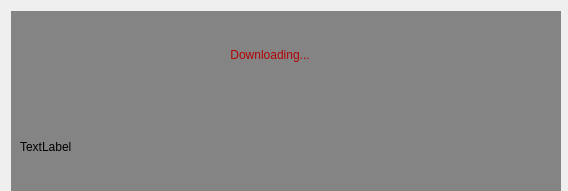
<?xml version="1.0" encoding="UTF-8"?>
<ui version="4.0">
 <class>loading</class>
 <widget class="QWidget" name="loading">
  <property name="geometry">
   <rect>
    <x>0</x>
    <y>0</y>
    <width>568</width>
    <height>191</height>
   </rect>
  </property>
  <property name="minimumSize">
   <size>
    <width>550</width>
    <height>173</height>
   </size>
  </property>
  <property name="maximumSize">
   <size>
    <width>568</width>
    <height>191</height>
   </size>
  </property>
  <property name="windowTitle">
   <string>Form</string>
  </property>
  <layout class="QVBoxLayout" name="verticalLayout_2">
   <item>
    <widget class="QWidget" name="widget" native="true">
     <property name="minimumSize">
      <size>
       <width>550</width>
       <height>183</height>
      </size>
     </property>
     <property name="maximumSize">
      <size>
       <width>550</width>
       <height>183</height>
      </size>
     </property>
     <property name="styleSheet">
      <string notr="true">background-color:rgb(132, 132, 132)</string>
     </property>
     <layout class="QVBoxLayout" name="verticalLayout">
      <property name="spacing">
       <number>0</number>
      </property>
      <item>
       <widget class="QLabel" name="label_2">
        <property name="minimumSize">
         <size>
          <width>500</width>
          <height>70</height>
         </size>
        </property>
        <property name="maximumSize">
         <size>
          <width>500</width>
          <height>70</height>
         </size>
        </property>
        <property name="styleSheet">
         <string notr="true">color: rgb(179, 2, 5);
font: 87 36pt &quot;Segoe UI Black&quot;;</string>
        </property>
        <property name="text">
         <string>&lt;html&gt;&lt;head/&gt;&lt;body&gt;&lt;p align=&quot;center&quot;&gt;Downloading...&lt;/p&gt;&lt;/body&gt;&lt;/html&gt;</string>
        </property>
       </widget>
      </item>
      <item>
       <widget class="QLabel" name="label">
        <property name="minimumSize">
         <size>
          <width>500</width>
          <height>113</height>
         </size>
        </property>
        <property name="maximumSize">
         <size>
          <width>500</width>
          <height>113</height>
         </size>
        </property>
        <property name="text">
         <string>TextLabel</string>
        </property>
       </widget>
      </item>
     </layout>
    </widget>
   </item>
  </layout>
 </widget>
 <resources/>
 <connections/>
</ui>
